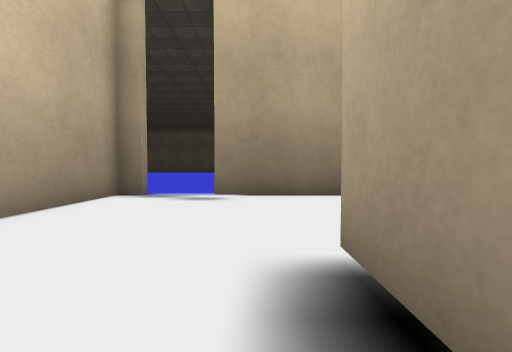
view 1 (above)

19 first-person views from a walk through a Unity game level. The camera is 0.61 m above the floor, tilts 2° down and sees 90° across. The floor is counted in squares, 1 m on a side. Each view is taken from the middle of a square. On the plan, view 1 faces up. The plan holds only what a view shows up to about 9 squares ahead; the rest is blank. The place goes on beyond the plan. The player character is not drawn. Some animated figures are left out. Door leaves are left out, so doorways stand open. Some surface patterns are stand-ins.

view 2
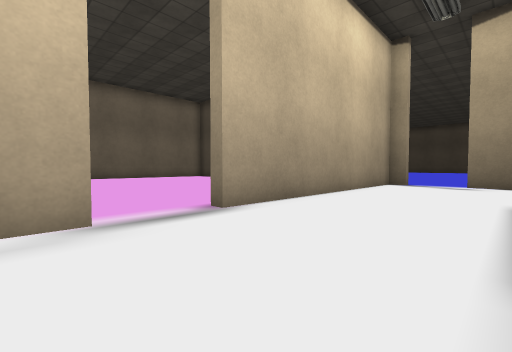

view 3
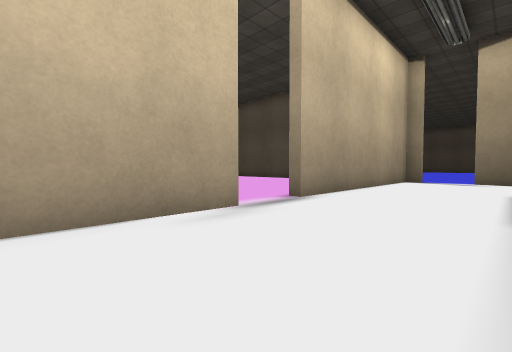

view 4
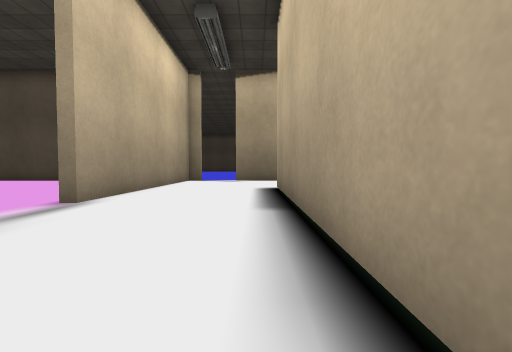

view 5
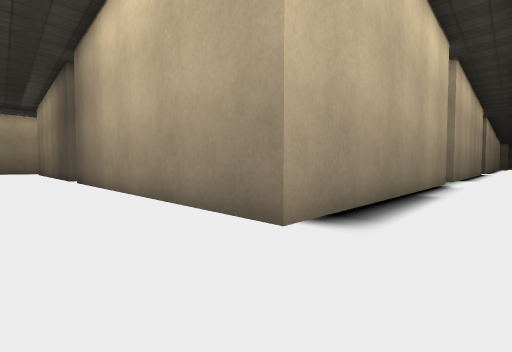

view 6
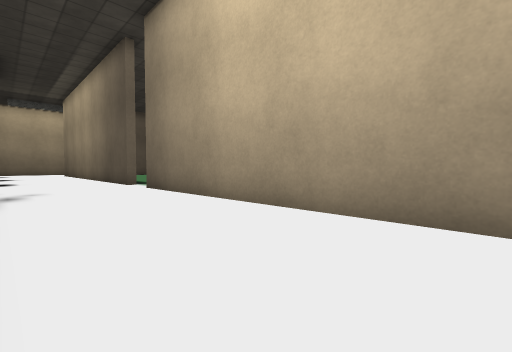

view 7
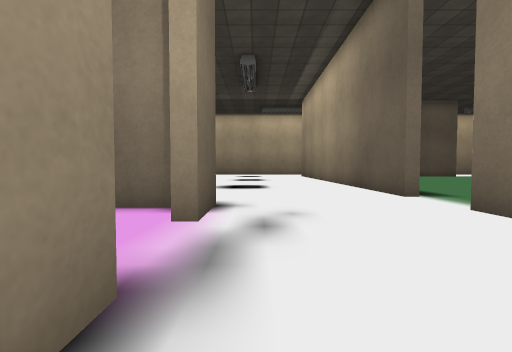

view 8
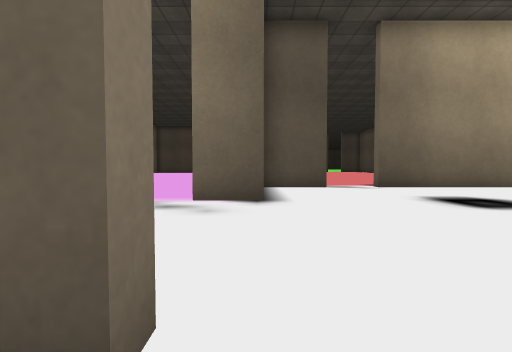

view 9
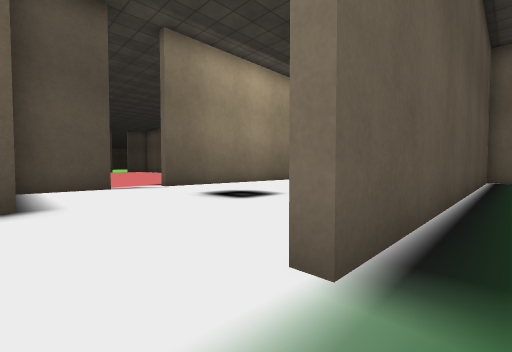

view 10
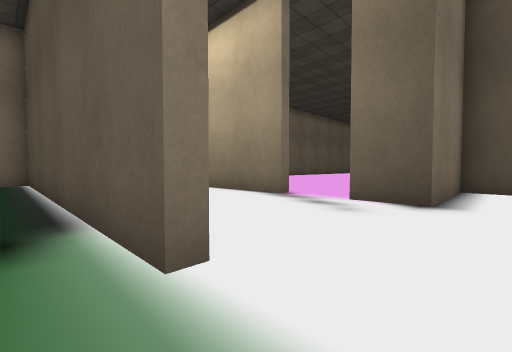

view 11
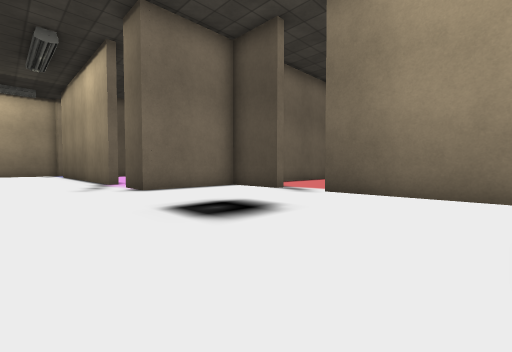

view 12
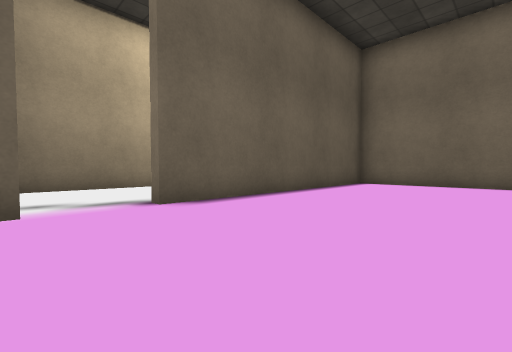

view 13
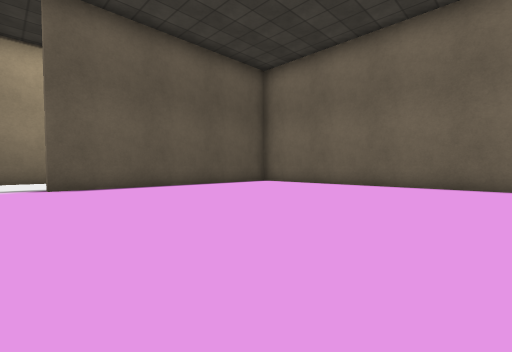

view 14
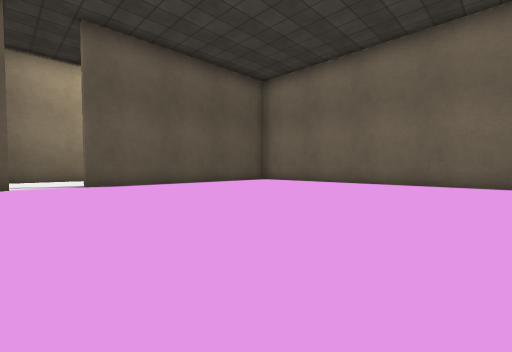

view 15
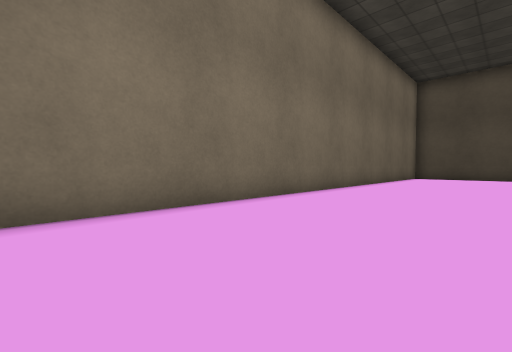

view 16
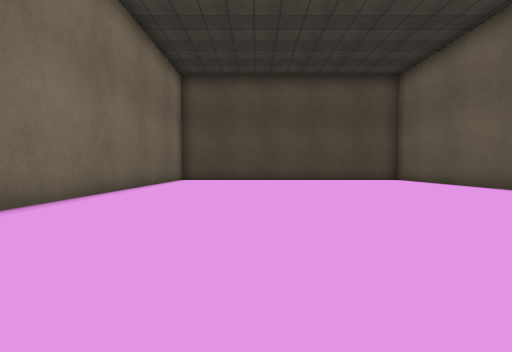

view 17
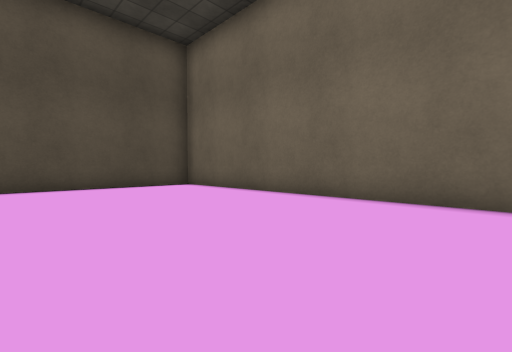

view 18
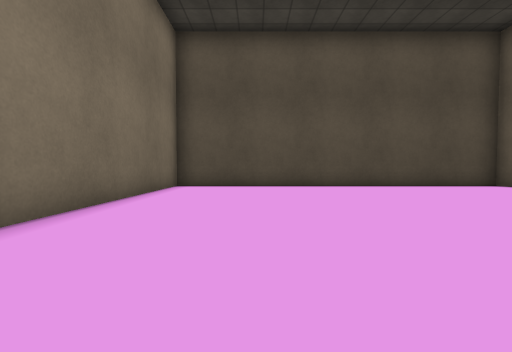

view 19
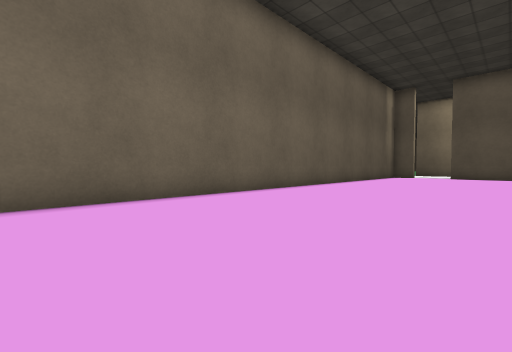

### Floor plan
Points are (right, up) in squares from view 1. A wall is a line through its corners. A room is listed if a view was taken in it or the views show most of it. See-through windows are left out.
Room 1 (views 1, 2, 3, 4, 5, 6, 7, 11)
walls: (8.2, 5.7) (5.2, 5.7); (12.1, 1.9) (16, 1.9); (2, 5.7) (-1, 5.7); (13.3, 8.7) (11.1, 8.7) (11.1, 5.7) (9.7, 5.7); (-3, 5.7) (-3, -1.8); (0.7, -6.5) (0.7, 1.9) (10.6, 1.9); (-3, -3.2) (-3, -6.1); (18.5, 8.7) (14.7, 8.7)
ways out: open door at (11.5, 2) to room 2; open door at (9, 6) to room 3; open door at (-3, -2.5); open door at (-1.5, 6); open door at (13.5, 9)
Room 2 (views 8, 9, 10)
walls: (10.6, 1.6) (1, 1.6) (1, 1); (18.5, 1.6) (12.1, 1.6)
ways out: open door at (11.5, 2) to room 1
Room 3 (views 12, 13, 14, 15, 16, 17, 18, 19)
walls: (10.8, 14) (10.8, 28.3) (0.4, 28.3) (0.4, 6.8); (1.2, 6) (8.2, 6); (10.8, 6.3) (10.8, 7.1)
ways out: open door at (9, 6) to room 1

Where each view was taken, in squares from view 1:
view 1: 0 up, 0 right, facing up
view 2: 4 down, 0 right, facing up-left
view 3: 6 down, 0 right, facing up-left
view 4: 6 down, 0 right, facing up
view 5: 4 up, 1 left, facing down-right
view 6: 5 up, 3 right, facing down-right
view 7: 5 up, 7 right, facing right
view 8: 1 up, 11 right, facing up
view 9: 1 up, 11 right, facing up-right
view 10: 1 up, 12 right, facing up-left
view 11: 3 up, 18 right, facing up-left
view 12: 10 up, 10 right, facing down-left
view 13: 14 up, 9 right, facing down-left
view 14: 15 up, 10 right, facing down-left
view 15: 13 up, 4 right, facing up-left
view 16: 16 up, 4 right, facing up
view 17: 20 up, 6 right, facing up-right
view 18: 20 up, 3 right, facing up
view 19: 22 up, 6 right, facing down-right
